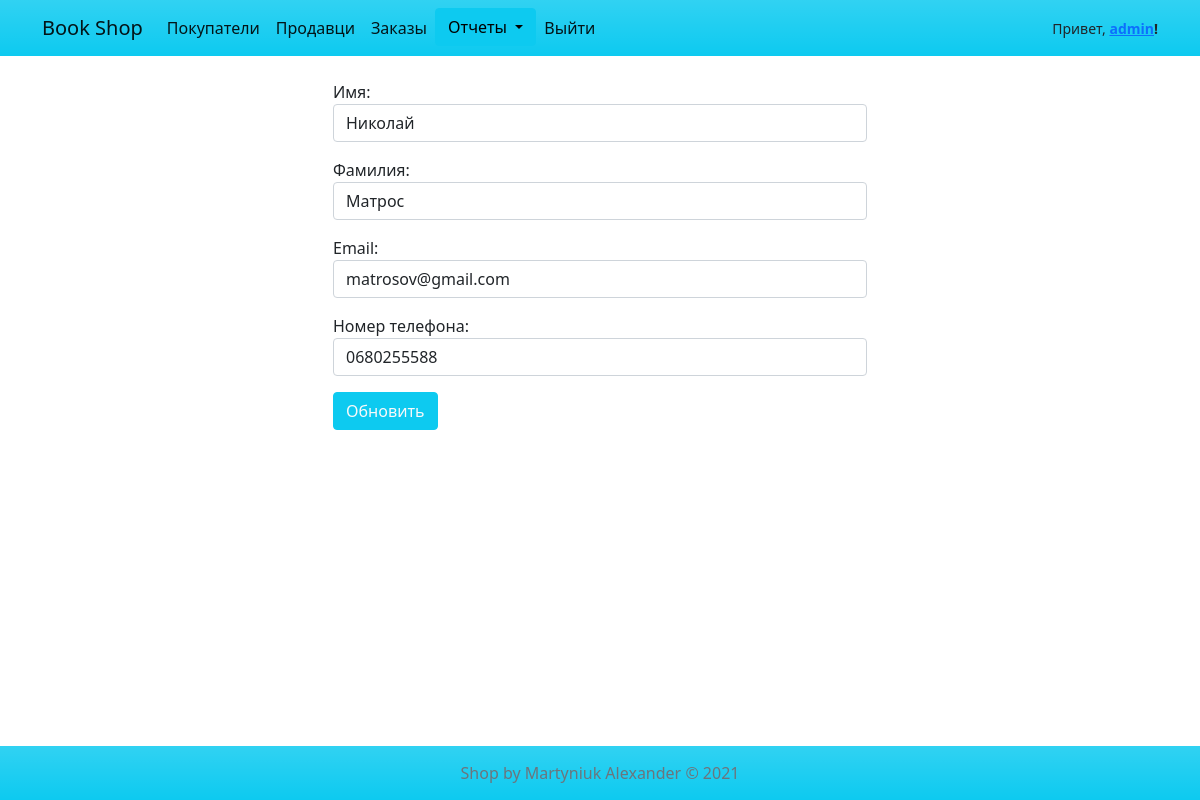
The app's page /update_item_customer/1 (signed in) with its own data.
### app/models.py (models this page shows, shortened)
class Customer(models.Model):
    first_name = models.CharField(max_length=64, blank=False, verbose_name='Имя')
    last_name = models.CharField(max_length=64, blank=False, verbose_name='Фамилия')
    email = models.EmailField(max_length=64, blank=True, null=True, verbose_name='Почта')
    phone = models.CharField(max_length=32, blank=False, verbose_name='Номер телефона')
    class Meta:
        ordering = ['id']
        verbose_name = 'Покупатель'
        verbose_name_plural = 'Покупатели'

### app/views.py (the view, shortened to what this page needs)
# urls.py: path('update_item_customer/<int:customer_id>', update_item_customer, name="update_item_customer"),
def update_item_customer(request, customer_id):
    if not request.user.is_authenticated:
        return redirect('/auth/login')
    if request.method == 'GET':
        custom = get_object_or_404(pk=int(customer_id), klass=Customer)
        form = CustomerUpdateForm(instance=custom)
    return render(
        request, 'update_items/update_item_customer.html',
        {
            'form': form,
            'customer_id': customer_id,
        }
    )

### app/forms.py
class CustomerUpdateForm(forms.ModelForm):
    class Meta:
        model = Customer
        fields = '__all__'
        labels = {
            'first_name': 'Имя',
            'last_name': 'Фамилия',
            'email': 'Email',
            'phone': 'Номер телефона'
        }
        widgets = {
            'first_name': forms.TextInput(
                attrs={
                    'class': 'form-control'
                }
            ),
            'last_name': forms.TextInput(
                attrs={
                    'class': 'form-control'
                }
            ),
            'email': forms.EmailInput(
                attrs={
                    'class': 'form-control'
                }
            ),
            'phone': forms.TextInput(
                attrs={
                    'class': 'form-control'
                }
            )
        }

### templates/update_items/update_item_customer.html (shortened to what this page needs)
{% extends 'partials/base.html' %}
{% block content %}
    <div class="container mt-4">
        <div class="row">
            <div class="col-md-6 offset-md-3">
                <form method="post">
                    {{ form.as_p }}
                    <button class="btn btn-info text-light">Обновить</button>
                </form>
            </div>
        </div>
    </div>
{% endblock %}

### templates/partials/navbar.html (shortened to what this page needs)
<nav class="navbar navbar-expand-lg navbar-light bg-info bg-gradient">
    <div class="container">
        <a class="navbar-brand" href="{% url 'product_list' %}">Book Shop</a>
        <div class="collapse navbar-collapse d-flex justify-content-between" id="navbarNav">
            <ul class="navbar-nav">
                {% if request.user.is_authenticated %}
                    <li class="nav-item">
                        <a class="nav-link active" aria-current="page" href="{% url 'customer_list' %}">Покупатели</a>
                    </li>
                    <li class="nav-item">
                        <a class="nav-link active" aria-current="page" href="{% url 'seller_list' %}">Продавци</a>
                    </li>
                    <li class="nav-item">
                        <a class="nav-link active" aria-current="page" href="{% url 'order_list' %}">Заказы</a>
                    </li>
                    <li class="nav-item">
                        <div class="btn-group">
                            <button type="button" class="btn btn-info dropdown-toggle" data-bs-toggle="dropdown"
                                    aria-expanded="false">
                                Отчеты
                            </button>
                        </div>
                    </li>
                    <li class="nav-item">
                        <a class="nav-link active" aria-current="page" href="{% url 'logout' %}">Выйти</a>
                    </li>
                {% endif %}
            </ul>
            {% if request.user.is_authenticated %}
                <small>Привет, <strong>
                    <a href="{% url 'profile' %}">{{ request.user.username }}</a>!
                </strong></small>
            {% endif %}
        </div>
    </div>
</nav>

### static/style.css (style rules this page uses)
html, body { height: 100%; }
body { display: flex; flex-direction: column; }

### records on screen
Customer: first_name "Николай", last_name "Матроc", email "matrosov@gmail.com", phone "0680255588"

### other values on screen
{{ request.user.username }} "admin"
